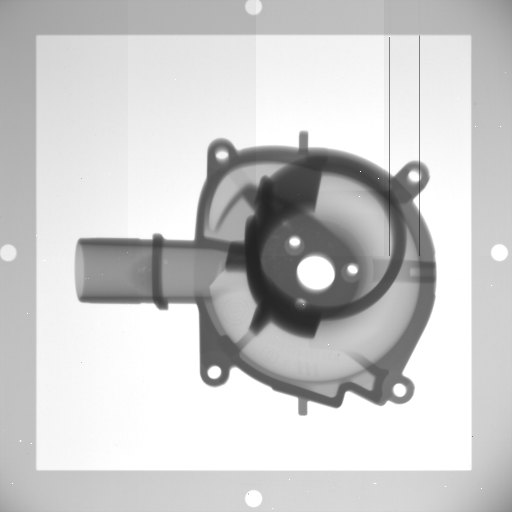
#> input picture FFC_Bilder/Bildserie2_160kV_70uA_mittelwert.png, 512 x 512 px, found by its file name
$ python Flat_Field_test.py
#> lines starting #> are read from the running program, lines starting #| are printed output that depends on the picture
### .vscode/importPictures.py
"""
/*
 * @Author: Julian Schweizerhof
 * @Email: diegruppetg@gmail.com
 * @Date: 2020-06-15 17:48:37
 * @Last Modified by: JLS666
 * @Last Modified time: 2020-06-21 00:53:41
 * @Description: Python Programm um ein oder mehrere Bilder des Formats his zu importieren, To-Do: Datei in OpenCV Format importieren
 */
 """

import os                                                                   # Für die Path-Manipulation
import numpy as np                                                          # Für Arrays
import cv2                                                                  # Import OpenCV

# [96 lines left out: functions getNumberImages, hisImportFunction2, hisImportFunction, not called in this run]

def importFunction(pImportPath, pExport = False):
#> called with pExport = False
    bild = cv2.imread(pImportPath, flags= -1)
#> bild is the input picture: shape (512, 512) uint16; min 9132, max 65535, mean 52171.1
#> call 2 of importFunction, with pExport = False
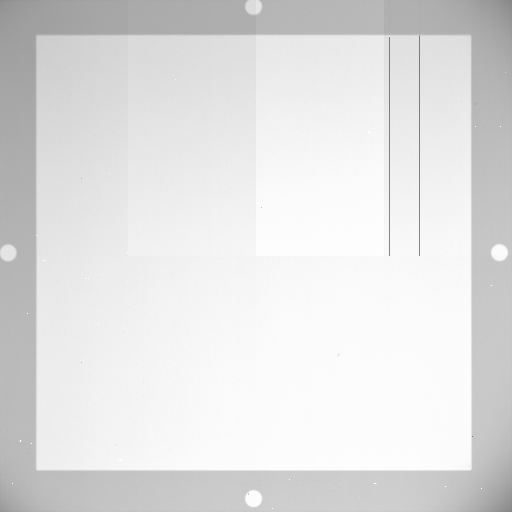
#> input picture FFC_Bilder/Bildserie1_160kV_70uA_mittelwert.png, 512 x 512 px, found by its file name
#> in importFunction, bild is the input picture: shape (512, 512) uint16; min 29865, max 65535, mean 57728
#> call 3 of importFunction, with pExport = False
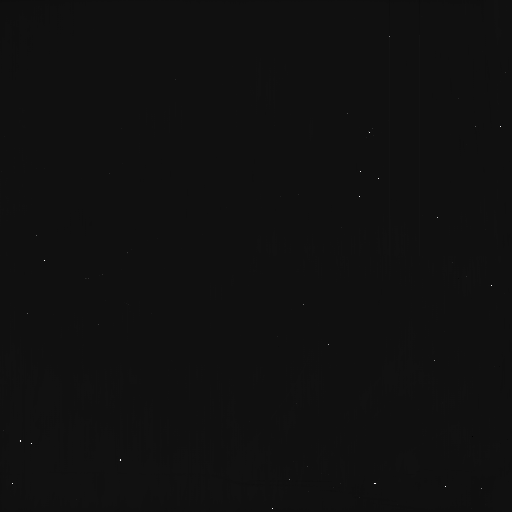
#> input picture FFC_Bilder/Bildserie1_160kV_0uA_mittelwert.png, 512 x 512 px, found by its file name
#> in importFunction, bild is the input picture: shape (512, 512) uint16; min 0, max 65535, mean 4264
    bildDaten = np.zeros( (1, np.shape(bild)[0], np.shape(bild)[1]), dtype=np.uint16)
    bildDaten[0] = bild
    #cv2.imshow('image', bildDaten[0])
    #cv2.waitKey()
    #cv2.destroyAllWindows()
    if pExport == True:
        cv2.imshow('image', bild)                                             # Array als Bild anzeigen
        cv2.imwrite(os.path.splitext(os.path.basename(pImportPath)) [0] + "importiertesBild.png",bild, [cv2.IMWRITE_PNG_COMPRESSION,0])     # Array als PNG speichern ohne Kompression
        cv2.waitKey()
        cv2.destroyAllWindows()
    return bildDaten

# [13 lines left out: function importUIFunction, not called in this run]


### .vscode/correction.py
"""
/*
 * @Author: Andreas Bank
 * @Email: diegruppetg@gmail.com
 * @Date: 15.06.2020
 * @Last Modified by: Andy
 * @Last Modified time:
 * @Description: Die Suchalgorithmen für bad Pixel
 */
 """

import config as cfg
import numpy as np
import math
import copy


# Direkte Nachbarn:

# [43 lines left out: functions nachbar, nachbar2, not called in this run]

""" #NARC=0 NMFC=1 NSRC=2
SR=Simpel Replacement
MF=Median Filter
AR=Average Relacement

def neigborhood(Bild, BPM, Methode=0):
    if(np.shape(Bild) != np.shape(BPM)):
        print("Digga schau das die Dimensionen passen!")
        return -1
    hoehe, breite = np.shape(Bild)

    return beautiful """

# Gradient

# [67 lines left out: functions Gradient, Methoden, top, bottom, not called in this run]

#Nagao

""" def Nagao(Bild, BPM):
    if(np.shape(Bild) != np.shape(BPM)):
        print("Digga schau das die Dimensionen passen!")
        return -1
    hoehe, breite = np.shape(Bild)
    Q_Fenster=2
    NagaoSub_a=([1,1,1,1,1]
                [0,1,1,1,0]
                [0,0,0,0,0]
                [0,0,0,0,0]
                [0,0,0,0,0])
    NagaoSub_a2=np.rot(NagaoSub_a)
    NagaoSub_b=([0,0,0,0,0]
                [0,0,0,0,0]
                [0,0,0,1,1]
                [0,0,1,1,1]
                [0,0,1,1,1])
    NagaoSub_c=([0,0,0,0,0]
                [0,1,1,1,0]
                [0,1,0,1,0]
                [0,1,1,1,0]
                [0,0,0,0,0])

    großBild=Bild
    v_rand=np.ones([:(Q_Fenster*breite)]).reshape(Q_Fenster,breite)
    h_rand=np-ones([:(Q_Fenster*(heohe+Q_Fenster))]).reshape((heohe+Q_Fenster),Q_Fenster)
    np.vstack([großBild,v_rand])
    np.hstack([großBild,h_rand])
    beautiful=Bild
    for z in range(hoehe):
        for s in range(breite):
            if BPM[z,s] !=0:
                #Fenster aufspannen
                #...

                Fenster*a """

def Flatfield(Bild, Hell_Mittel_Bild, Dunkel_Mittel_Bild):
    #Rechenvorschrift. Dunkel/(Hell-Dunkel)
    #Wiki: New=(Input-Dark)/(Flat_Field-Dark) Dark=ohne X-Ray; Flat_Field=ohne Bauteil
    # Gain und Dunkelstrom
    if(np.shape(Bild) != np.shape(Hell_Mittel_Bild) or np.shape(Bild) != np.shape(Dunkel_Mittel_Bild)):
        print("Digga schau das die Dimensionen passen!")
        return -1
    hoehe, breite = np.shape(Bild)
#> hoehe = 512; breite = 512
    a= Bild-Dunkel_Mittel_Bild
    b= Hell_Mittel_Bild-Dunkel_Mittel_Bild
    # a=np.array([1,3,4,5,5,6,7,0,1,4,4,1])
    # b=np.array([1,2,3,4,5,6,7,0,0,8,9,0])
    b=np.where(b!=0,b,1)
    c=np.divide(a,b)
    c=(c.reshape(-1))
    Fehler=0
    for i in range(len(c)):
        if c[i]>1.2: # passiet nur im Fehlerfall 2 falsche bilder
            print(i, c[i]," Falsches Bild gewählt")
            Fehler=Fehler+1
            c[i]=0.2
#> after the loop, Fehler = 0
    m=np.amax(c)
#> m = 1.08
    c=np.divide(c,m)
    beautiful=c*2**16-1
    beautiful=np.uint(beautiful.reshape(hoehe,breite))
    return beautiful, Fehler

# [4 lines left out: function Hybrid, not called in this run]

### .vscode/Flat_Field_test.py
"""
/*
 * @Author: Julian Schweizerhof und Andreas Bank
 * @Email: diegruppetg@gmail.com
 * @Date: 2020-09
 * @Last Modified by:
 * @Last Modified time:
 * @Description:
 */
 """

#import matplotlib.pyplot as plt
import numpy as np
#how to import numpy und ov2.  Python updaten, pip install, pip3 install numpy, pip3 install opencv-python.
import detection
import correction
import config
import importPictures as imP
import cv2
import telemetry
import cProfile
import verpixler

""" Pfad der Bilddateien:______________________________________________________________________________________ """
importPath = "FFC_Bilder\Bildserie2_160kV_70uA_mittelwert.png"
importPath_Hell = "FFC_Bilder\Bildserie1_160kV_70uA_mittelwert.png" #MW Bild
importPath_Dunkel = "FFC_Bilder\Bildserie1_160kV_0uA_mittelwert.png"


""" Import der Bilddateien:______________________________________________________________________________________ """
bildDaten = imP.importFunction(importPath)
bildDaten_Hell = imP.importFunction(importPath_Hell)
bildDaten_Dunkel = imP.importFunction(importPath_Dunkel)


""" Aufruf der Detection Funktion:______________________________________________________________________________________ """
if False:
    BAD=detection.advancedMovingWindow(bildDaten[0],Faktor=3)[0] #F=4

""" Aufruf der Correction Funktion:______________________________________________________________________________________ """
if True:
#> (the run stopped early here; a loop or call above may not have finished)
